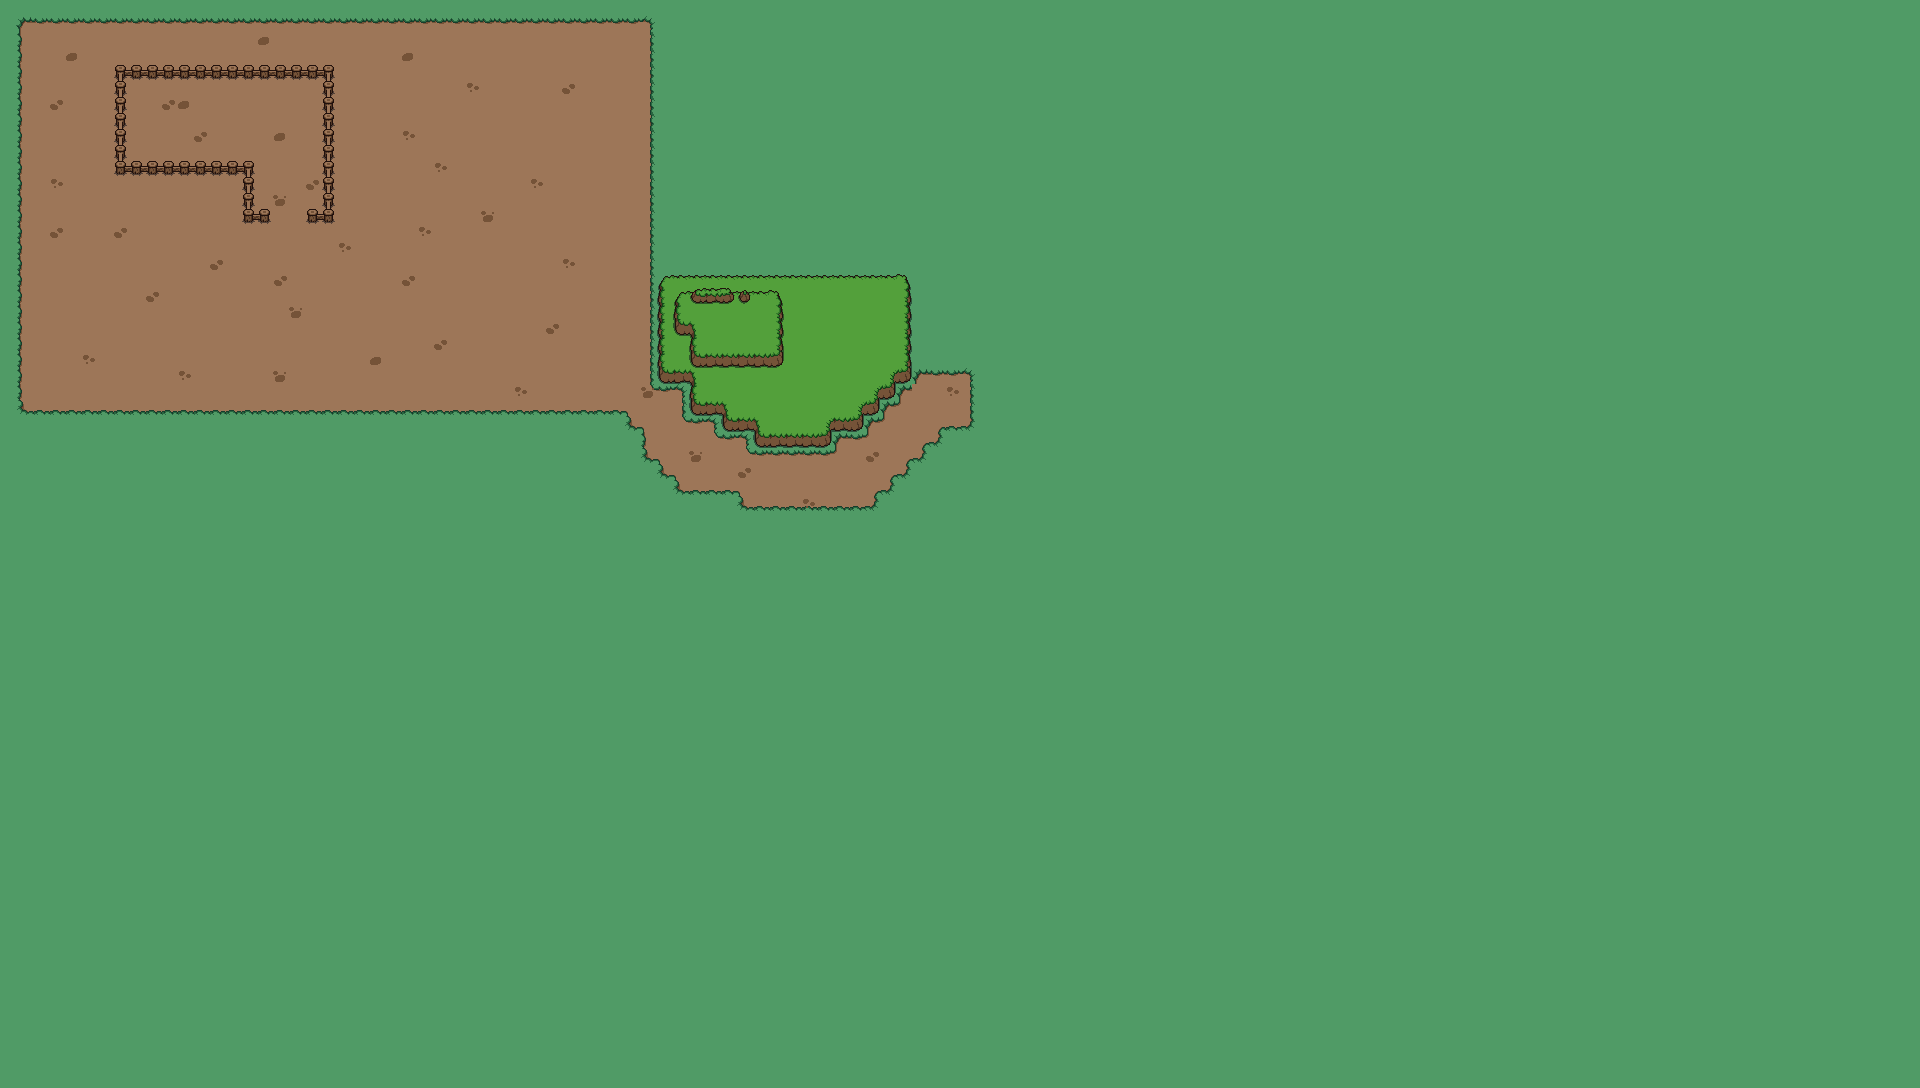

A 2D game scene composited from a Tiled map and its tileset images. What follows is a short description and the map's XML, with each tile layer's data collapsed to a summary:
An orthogonal 120x68 tile map with 16x16 px tiles, 4 tile layers (Ground, Tile Layer 2, Tile Layer 3, Tile Layer 4), 4 tilesets.

<map version="1.11" tiledversion="1.11.0" orientation="orthogonal" renderorder="right-down" width="120" height="68" tilewidth="16" tileheight="16" infinite="0" nextlayerid="7" nextobjectid="3">
 <tileset firstgid="1" source="grass.tsx" />
 <tileset firstgid="2" source="ground2.tsx" />
 <tileset firstgid="74" source="fences.tsx" />
 <tileset firstgid="90" source="ground1.tsx" />
 <layer id="1" name="Ground" width="120" height="68">
  <data>[8160 cells, 8160 non-empty, 14 distinct tile ids]</data>
 </layer>
 <layer id="3" name="Tile Layer 2" width="120" height="68">
  <data>[8160 cells, 233 non-empty, 23 distinct tile ids]</data>
 </layer>
 <layer id="4" name="Tile Layer 3" width="120" height="68">
  <data>[8160 cells, 21 non-empty, 10 distinct tile ids]</data>
 </layer>
 <layer id="5" name="Tile Layer 4" width="120" height="68">
  <data>[8160 cells, 4 non-empty, 4 distinct tile ids]</data>
 </layer>
</map>
